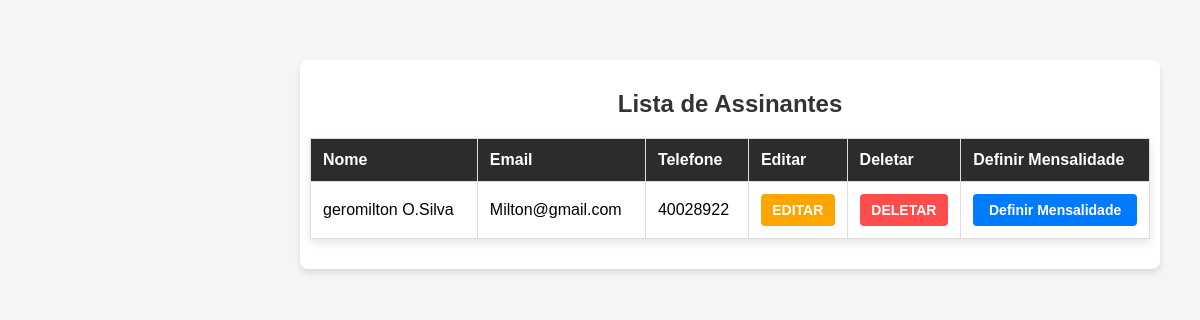
The page /assinantes/ (signed in) on the database as committed earlier.
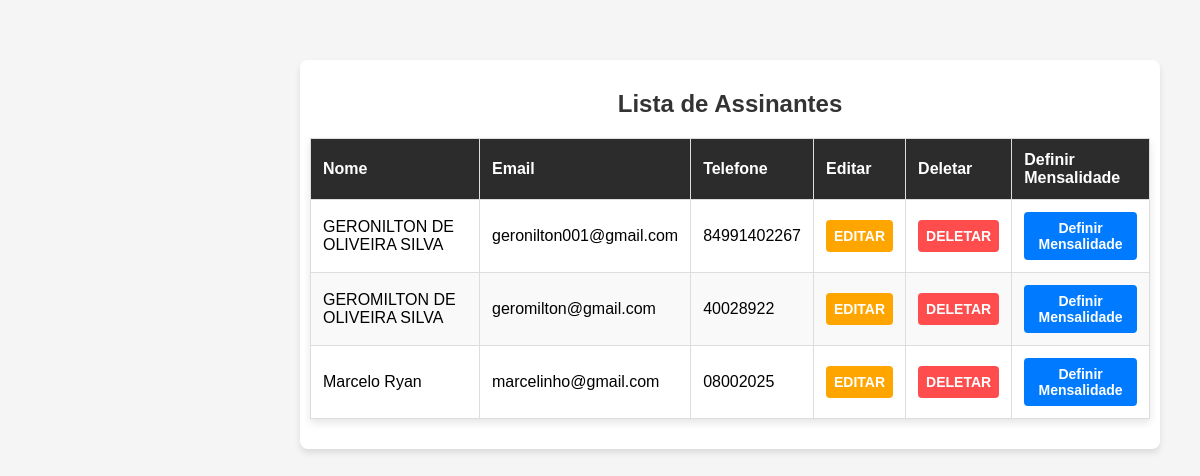
The same page on the database as committed later.
### core/models.py (models this page shows)
class Assinantes(models.Model):
    nome = models.CharField('Nome',max_length=100)
    email = models.EmailField('Email',max_length=100)
    telefone = models.CharField('Telefone', max_length=20, blank=True, null=True)
    empresa = models.ForeignKey(Empresas, on_delete=models.PROTECT)

### core/views.py (the view)
# urls.py: path('assinantes/',assinantes, name='assinantes'),
@login_required
def assinantes(request):
    assinantes = Assinantes.objects.all()
    contexto = {
        'assinantes': assinantes
    }
    return render(request, 'assinantes.html', contexto)

### core/templates/assinantes.html
{% extends "base_tabela.html" %}
{% block content %}
    <div class="conteiner">
        <div class="tabela">
            <h2>Lista de Assinantes</h2>
            {% if assinantes %}
            <table>
                <thead>
                    <tr>
                        <th>Nome</th>
                        <th>Email</th>
                        <th>Telefone</th>
                        <th>Editar</th>
                        <th>Deletar</th>
                        <th>Definir Mensalidade</th>
                    </tr>
                </thead>
                <tbody>
                    {% for assinante in assinantes %}
                    <tr>
                        <td>{{ assinante.nome }}</td>
                        <td>{{ assinante.email }}</td>
                        <td>{{ assinante.telefone }}</td>
                        <td><a href="{% url 'atualizar_assinante' assinante.id %}" class="editar">EDITAR</a></td>
                        <td><a href="{% url 'deletar_assinante' assinante.id %}" class="deletar">DELETAR</a></td>
                        <td><a href="{% url 'cadastra_mensalidade' assinante.id %}" class="definir_mensalidade">Definir Mensalidade</a></td>
                    </tr>
                    {% endfor %}
                </tbody>
            </table>
            {% else %}
            <p class="empty">Nenhum Assinante Cadastrado</p>
            {% endif %}
        </div>
    </div>
{% endblock %}

Rows that differ between the two databases and show on the page:
changed Assinantes: nome "geromilton O.Silva" → "GERONILTON DE OLIVEIRA SILVA"; email "Milton@gmail.com" → "geronilton001@gmail.com"; telefone "40028922" → "84991402267"
added Assinantes: nome "GEROMILTON DE OLIVEIRA SILVA", email "geromilton@gmail.com", telefone "40028922"
added Assinantes: nome "Marcelo Ryan", email "marcelinho@gmail.com", telefone "08002025"
